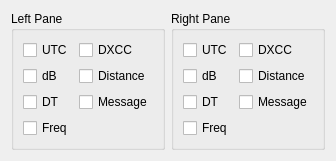
         <widget class="QWidget" name="tab_3">
          <attribute name="title">
           <string>Columns</string>
          </attribute>
          <layout class="QHBoxLayout" name="horizontalLayout_27">
           <item>
            <widget class="QGroupBox" name="groupBox_15">
             <property name="title">
              <string>Left Pane</string>
             </property>
             <layout class="QGridLayout" name="gridLayout_13">
              <item row="0" column="0">
               <widget class="QCheckBox" name="cb_L_utc">
                <property name="text">
                 <string>UTC</string>
                </property>
               </widget>
              </item>
              <item row="2" column="0">
               <widget class="QCheckBox" name="cb_L_dt">
                <property name="text">
                 <string>DT</string>
                </property>
               </widget>
              </item>
              <item row="3" column="0">
               <widget class="QCheckBox" name="cb_L_freq">
                <property name="text">
                 <string>Freq</string>
                </property>
               </widget>
              </item>
              <item row="1" column="0">
               <widget class="QCheckBox" name="cb_L_db">
                <property name="text">
                 <string>dB</string>
                </property>
               </widget>
              </item>
              <item row="0" column="1">
               <widget class="QCheckBox" name="cb_L_dxcc">
                <property name="text">
                 <string>DXCC</string>
                </property>
               </widget>
              </item>
              <item row="1" column="1">
               <widget class="QCheckBox" name="cb_L_distance">
                <property name="text">
                 <string>Distance</string>
                </property>
               </widget>
              </item>
              <item row="2" column="1">
               <widget class="QCheckBox" name="cb_L_message">
                <property name="text">
                 <string>Message</string>
                </property>
               </widget>
              </item>
             </layout>
            </widget>
           </item>
           <item>
            <widget class="QGroupBox" name="groupBox_16">
             <property name="title">
              <string>Right Pane</string>
             </property>
             <layout class="QGridLayout" name="gridLayout_20">
              <item row="0" column="0">
               <widget class="QCheckBox" name="cb_R_utc">
                <property name="text">
                 <string>UTC</string>
                </property>
               </widget>
              </item>
              <item row="1" column="0">
               <widget class="QCheckBox" name="cb_R_db">
                <property name="text">
                 <string>dB</string>
                </property>
               </widget>
              </item>
              <item row="3" column="0">
               <widget class="QCheckBox" name="cb_R_freq">
                <property name="text">
                 <string>Freq</string>
                </property>
               </widget>
              </item>
              <item row="2" column="0">
               <widget class="QCheckBox" name="cb_R_dt">
                <property name="text">
                 <string>DT</string>
                </property>
               </widget>
              </item>
              <item row="0" column="1">
               <widget class="QCheckBox" name="cb_R_dxcc">
                <property name="text">
                 <string>DXCC</string>
                </property>
               </widget>
              </item>
              <item row="1" column="1">
               <widget class="QCheckBox" name="cb_R_distance">
                <property name="text">
                 <string>Distance</string>
                </property>
               </widget>
              </item>
              <item row="2" column="1">
               <widget class="QCheckBox" name="cb_R_message">
                <property name="text">
                 <string>Message</string>
                </property>
               </widget>
              </item>
             </layout>
            </widget>
           </item>
          </layout>
         </widget>
